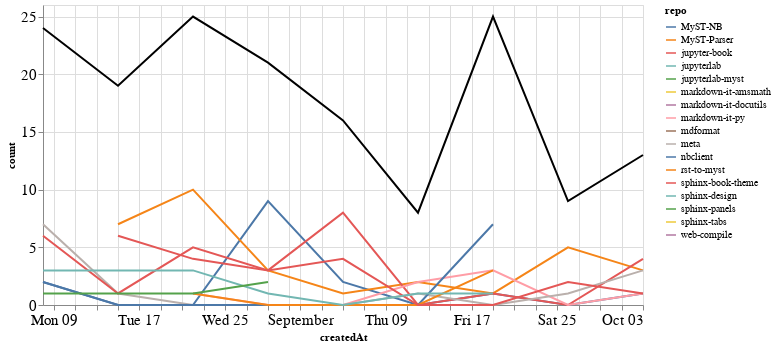

Source (notebook cell):
### Markdown cell above
### Comments

### Code cell
comments_time = comments.groupby('repo').resample('W', on='createdAt').count()['author'].reset_index()
comments_time = comments_time.rename(columns={'author': 'count'})
comments_time_total = comments_time.groupby('createdAt').agg({"count": "sum"}).reset_index()
ch1 = alt.Chart(comments_time, width=600).mark_line().encode(
    x='createdAt',
    y='count',
    color='repo',
    tooltip="repo"
)

ch2 = alt.Chart(comments_time_total, width=600).mark_line(color="black").encode(
    x='createdAt',
    y='count',
)

ch1 + ch2

### Figure 1 — Vega-Lite specification as saved in the notebook (floating-point values rounded to 4 significant figures)
{"config": {"axisLeft": {"labelFontSize": 15}, "axisBottom": {"labelFontSize": 15}}, "layer": [{"data": {"name": "data-f7a99e9e8073699b1ee1a94c810c4909"}, "mark": "line", "encoding": {"color": {"type": "nominal", "field": "repo"}, "tooltip": {"type": "nominal", "field": "repo"}, "x": {"type": "temporal", "field": "createdAt"}, "y": {"type": "quantitative", "field": "count"}}, "width": 600}, {"data": {"name": "data-e7ad2fb471f6c134fddfcbf211f70fba"}, "mark": {"type": "line", "color": "black"}, "encoding": {"x": {"type": "temporal", "field": "createdAt"}, "y": {"type": "quantitative", "field": "count"}}, "width": 600}], "$schema": "https://vega.github.io/schema/vega-lite/v4.8.1.json", "datasets": {"data-f7a99e9e8073699b1ee1a94c810c4909": [{"repo": "MyST-NB", "createdAt": "2021-08-08T00:00:00", "count": 2}, {"repo": "MyST-NB", "createdAt": "2021-08-15T00:00:00", "count": 0}, {"repo": "MyST-NB", "createdAt": "2021-08-22T00:00:00", "count": 0}, {"repo": "MyST-NB", "createdAt": "2021-08-29T00:00:00", "count": 9}, {"repo": "MyST-NB", "createdAt": "2021-09-05T00:00:00", "count": 2}, {"repo": "MyST-NB", "createdAt": "2021-09-12T00:00:00", "count": 0}, {"repo": "MyST-NB", "createdAt": "2021-09-19T00:00:00", "count": 1}, {"repo": "MyST-NB", "createdAt": "2021-09-26T00:00:00", "count": 0}, {"repo": "MyST-NB", "createdAt": "2021-10-03T00:00:00", "count": 1}, {"repo": "MyST-Parser", "createdAt": "2021-08-15T00:00:00", "count": 7}, {"repo": "MyST-Parser", "createdAt": "2021-08-22T00:00:00", "count": 10}, {"repo": "MyST-Parser", "createdAt": "2021-08-29T00:00:00", "count": 3}, {"repo": "MyST-Parser", "createdAt": "2021-09-05T00:00:00", "count": 1}, {"repo": "MyST-Parser", "createdAt": "2021-09-12T00:00:00", "count": 2}, {"repo": "MyST-Parser", "createdAt": "2021-09-19T00:00:00", "count": 1}, {"repo": "MyST-Parser", "createdAt": "2021-09-26T00:00:00", "count": 5}, {"repo": "MyST-Parser", "createdAt": "2021-10-03T00:00:00", "count": 3}, {"repo": "jupyter-book", "createdAt": "2021-08-15T00:00:00", "count": 6}, {"repo": "jupyter-book", "createdAt": "2021-08-22T00:00:00", "count": 4}, {"repo": "jupyter-book", "createdAt": "2021-08-29T00:00:00", "count": 3}, {"repo": "jupyter-book", "createdAt": "2021-09-05T00:00:00", "count": 8}, {"repo": "jupyter-book", "createdAt": "2021-09-12T00:00:00", "count": 0}, {"repo": "jupyter-book", "createdAt": "2021-09-19T00:00:00", "count": 1}, {"repo": "jupyter-book", "createdAt": "2021-09-26T00:00:00", "count": 0}, {"repo": "jupyter-book", "createdAt": "2021-10-03T00:00:00", "count": 4}, {"repo": "jupyterlab", "createdAt": "2021-09-19T00:00:00", "count": 1}, {"repo": "jupyterlab-myst", "createdAt": "2021-09-19T00:00:00", "count": 7}, {"repo": "markdown-it-amsmath", "createdAt": "2021-09-12T00:00:00", "count": 1}, {"repo": "markdown-it-docutils", "createdAt": "2021-08-08T00:00:00", "count": 3}, {"repo": "markdown-it-py", "createdAt": "2021-08-22T00:00:00", "count": 1}, {"repo": "markdown-it-py", "createdAt": "2021-08-29T00:00:00", "count": 0}, {"repo": "markdown-it-py", "createdAt": "2021-09-05T00:00:00", "count": 0}, {"repo": "markdown-it-py", "createdAt": "2021-09-12T00:00:00", "count": 2}, {"repo": "markdown-it-py", "createdAt": "2021-09-19T00:00:00", "count": 3}, {"repo": "markdown-it-py", "createdAt": "2021-09-26T00:00:00", "count": 0}, {"repo": "markdown-it-py", "createdAt": "2021-10-03T00:00:00", "count": 1}, {"repo": "mdformat", "createdAt": "2021-09-05T00:00:00", "count": 1}, {"repo": "meta", "createdAt": "2021-08-08T00:00:00", "count": 7}, {"repo": "meta", "createdAt": "2021-08-15T00:00:00", "count": 1}, {"repo": "meta", "createdAt": "2021-08-22T00:00:00", "count": 0}, {"repo": "meta", "createdAt": "2021-08-29T00:00:00", "count": 0}, {"repo": "meta", "createdAt": "2021-09-05T00:00:00", "count": 0}, {"repo": "meta", "createdAt": "2021-09-12T00:00:00", "count": 1}, {"repo": "meta", "createdAt": "2021-09-19T00:00:00", "count": 0}, {"repo": "meta", "createdAt": "2021-09-26T00:00:00", "count": 1}, {"repo": "meta", "createdAt": "2021-10-03T00:00:00", "count": 3}, {"repo": "nbclient", "createdAt": "2021-08-08T00:00:00", "count": 2}, {"repo": "nbclient", "createdAt": "2021-08-15T00:00:00", "count": 0}, {"repo": "nbclient", "createdAt": "2021-08-22T00:00:00", "count": 0}, {"repo": "nbclient", "createdAt": "2021-08-29T00:00:00", "count": 0}, {"repo": "nbclient", "createdAt": "2021-09-05T00:00:00", "count": 0}, {"repo": "nbclient", "createdAt": "2021-09-12T00:00:00", "count": 0}, {"repo": "nbclient", "createdAt": "2021-09-19T00:00:00", "count": 7}, {"repo": "rst-to-myst", "createdAt": "2021-08-22T00:00:00", "count": 1}, {"repo": "rst-to-myst", "createdAt": "2021-08-29T00:00:00", "count": 0}, {"repo": "rst-to-myst", "createdAt": "2021-09-05T00:00:00", "count": 0}, {"repo": "rst-to-myst", "createdAt": "2021-09-12T00:00:00", "count": 0}, {"repo": "rst-to-myst", "createdAt": "2021-09-19T00:00:00", "count": 3}, {"repo": "sphinx-book-theme", "createdAt": "2021-08-08T00:00:00", "count": 6}, {"repo": "sphinx-book-theme", "createdAt": "2021-08-15T00:00:00", "count": 1}, {"repo": "sphinx-book-theme", "createdAt": "2021-08-22T00:00:00", "count": 5}, {"repo": "sphinx-book-theme", "createdAt": "2021-08-29T00:00:00", "count": 3}, {"repo": "sphinx-book-theme", "createdAt": "2021-09-05T00:00:00", "count": 4}, {"repo": "sphinx-book-theme", "createdAt": "2021-09-12T00:00:00", "count": 0}, {"repo": "sphinx-book-theme", "createdAt": "2021-09-19T00:00:00", "count": 0}, {"repo": "sphinx-book-theme", "createdAt": "2021-09-26T00:00:00", "count": 2}, {"repo": "sphinx-book-theme", "createdAt": "2021-10-03T00:00:00", "count": 1}, {"repo": "sphinx-design", "createdAt": "2021-08-08T00:00:00", "count": 3}, {"repo": "sphinx-design", "createdAt": "2021-08-15T00:00:00", "count": 3}, {"repo": "sphinx-design", "createdAt": "2021-08-22T00:00:00", "count": 3}, {"repo": "sphinx-design", "createdAt": "2021-08-29T00:00:00", "count": 1}, {"repo": "sphinx-design", "createdAt": "2021-09-05T00:00:00", "count": 0}, {"repo": "sphinx-design", "createdAt": "2021-09-12T00:00:00", "count": 1}, {"repo": "sphinx-design", "createdAt": "2021-09-19T00:00:00", "count": 1}, {"repo": "sphinx-panels", "createdAt": "2021-08-08T00:00:00", "count": 1}, {"repo": "sphinx-panels", "createdAt": "2021-08-15T00:00:00", "count": 1}, {"repo": "sphinx-panels", "createdAt": "2021-08-22T00:00:00", "count": 1}, {"repo": "sphinx-panels", "createdAt": "2021-08-29T00:00:00", "count": 2}, {"repo": "sphinx-tabs", "createdAt": "2021-09-12T00:00:00", "count": 1}, {"repo": "web-compile", "createdAt": "2021-09-26T00:00:00", "count": 1}], "data-e7ad2fb471f6c134fddfcbf211f70fba": [{"createdAt": "2021-08-08T00:00:00", "count": 24}, {"createdAt": "2021-08-15T00:00:00", "count": 19}, {"createdAt": "2021-08-22T00:00:00", "count": 25}, {"createdAt": "2021-08-29T00:00:00", "count": 21}, {"createdAt": "2021-09-05T00:00:00", "count": 16}, {"createdAt": "2021-09-12T00:00:00", "count": 8}, {"createdAt": "2021-09-19T00:00:00", "count": 25}, {"createdAt": "2021-09-26T00:00:00", "count": 9}, {"createdAt": "2021-10-03T00:00:00", "count": 13}]}}
